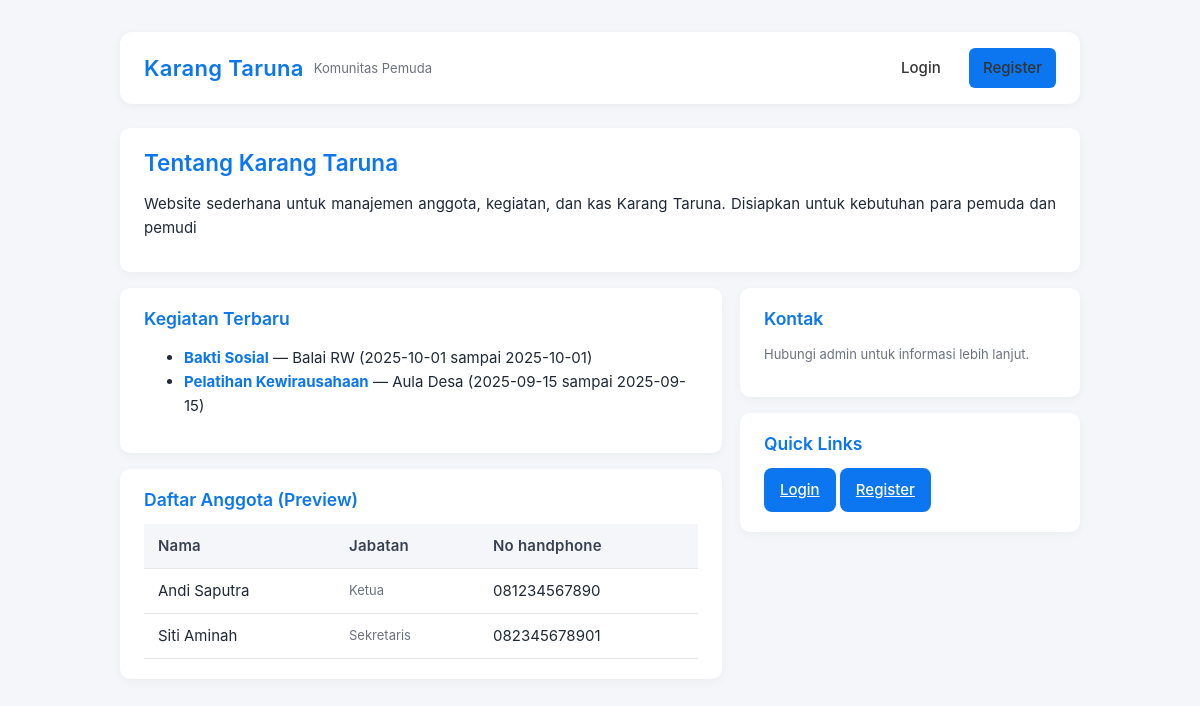
The page / on the database its author committed.
### tables this page shows
CREATE TABLE IF NOT EXISTS kegiatan (
  id INT AUTO_INCREMENT PRIMARY KEY,
  nama_kegiatan VARCHAR(200) NOT NULL,
  tanggal_mulai DATE,
  tanggal_selesai DATE,
  tempat VARCHAR(200),
  deskripsi TEXT
);

CREATE TABLE IF NOT EXISTS anggota (
  id INT AUTO_INCREMENT PRIMARY KEY,
  nik VARCHAR(50),
  nama VARCHAR(150) NOT NULL,
  ttl VARCHAR(150),
  jenis_kelamin VARCHAR(10),
  alamat TEXT,
  phone VARCHAR(30),
  jabatan VARCHAR(100),
  added_at TIMESTAMP DEFAULT CURRENT_TIMESTAMP
);

### index.php (the view, shortened to what this page needs)
<?php
require 'db.php';
?>
<!doctype html>
<html>
<head>
 <link rel="stylesheet" href="css/style.css">
</head>
<body>
 <div class="container">
  <div class="header">
   <div class="brand">
    <h1>Karang Taruna</h1>
    <div class="small">Komunitas Pemuda</div>
   </div>
   <div class="nav">
    <?php if(isset($_SESSION['user'])): ?>
    <span class="small">Hi, <?=htmlspecialchars($_SESSION['user']['full_name'])?></span>
    <a href="logout.php">Logout</a>
    <?php if($_SESSION['user']['role']==='admin'): ?>
    <a class="btn" href="dashboard_admin.php">Admin</a>
    <?php else: ?>
    <a class="btn" href="dashboard_member.php">Member</a>
    <?php endif; ?>
    <?php else: ?>
    <a href="login.php">Login</a>
    <a class="btn" href="register.php">Register</a>
    <?php endif; ?>
   </div>
  </div>
  <div class="card">
   <h2>Tentang Karang Taruna</h2>
   <p>Website sederhana untuk manajemen anggota, kegiatan, dan kas Karang Taruna. Disiapkan untuk kebutuhan para pemuda
    dan pemudi</p>
  </div>
  <div class="grid">
   <div>
    <div class="card">
     <h3>Kegiatan Terbaru</h3>
     <?php
        $q = $conn->query("SELECT nama_kegiatan, tanggal_mulai, tanggal_selesai, tempat FROM kegiatan ORDER BY tanggal_mulai DESC LIMIT 3");
        if($q && $q->num_rows>0){
            echo "<ul>";
            while($r = $q->fetch_assoc()){
                echo "<li><strong>".htmlspecialchars($r['nama_kegiatan'])."</strong> — ".htmlspecialchars($r['tempat'])." (".$r['tanggal_mulai']." sampai ".$r['tanggal_selesai'].")</li>";
            }
            echo "</ul>";
        } else {
            echo "<div class='small'>Belum ada kegiatan.</div>";
        }
        ?>
    </div>
    <div class="card">
     <h3>Daftar Anggota (Preview)</h3>
     <?php
        $a = $conn->query("SELECT nama, jabatan, phone FROM anggota ORDER BY nama LIMIT 10");
        if($a && $a->num_rows>0){
            echo "<table class='table'>
            <thead>
            <tr>
            <th>Nama</th>
            <th>Jabatan</th>
            <th>No handphone</th>
            </tr>
            </thead
            ><tbody>";
            while($row = $a->fetch_assoc()){
                echo "<tr><td>".htmlspecialchars($row['nama'])."</td><td class='small'>".htmlspecialchars($row['jabatan'])."</td><td>".htmlspecialchars($row['phone'])."</td></tr>";
            }
            echo "</tbody></table>";
        } else {
            echo "<div class='small'>Belum ada anggota.</div>";
        }
        ?>
    </div>
   </div>
   <div>
    <div class="card">
     <h3>Kontak</h3>
     <p class="small">Hubungi admin untuk informasi lebih lanjut.</p>
    </div>
    <div class="card">
     <h3>Quick Links</h3>
     <a class="btn" href="login.php">Login</a>
     <a class="btn" href="register.php">Register</a>
    </div>
   </div>
  </div>
 </div>
</body>
</html>

### css/style.css (style rules this page uses)
:root { --primary: #0b76ef; --muted: #f4f6f9; --card: #ffffff; --text: #1f2937; --border: #e5e7eb; --danger: #ef4444; }
* { box-sizing: border-box; font-family: "Inter", Arial, sans-serif; }
body { margin:0; background:var(--muted); color:var(--text); line-height:1.6; font-size:15px; }
.container { max-width:1000px; margin:32px auto; padding:0 20px; }
.header { display:flex; justify-content:space-between; align-items:center; margin-bottom:24px; background:var(--card); padding:16px 24px; border-radius:12px; box-shadow:0 2px 8px rgba(0,0,0,0.05); }
.brand { display:flex; align-items:center; gap:10px; }
.brand h1 { margin:0; font-size:22px; color:var(--primary); font-weight:600; letter-spacing:0.3px; }
.nav a { margin-left:10px; text-decoration:none; color:#333; padding:8px 14px; border-radius:6px; transition:all .3s; font-weight:500; }
.card { background:var(--card); padding:20px 24px; border-radius:10px; box-shadow:0 3px 10px rgba(0,0,0,0.04); margin-bottom:16px; }
.card h2, .card h3 { margin-top:0; color:var(--primary); font-weight:600; margin-bottom:12px; }
h1,h2,h3,h4 { line-height:1.3; }
p { margin-bottom:12px; text-align:justify; }
strong { color:var(--primary); }
.table { width:100%; border-collapse:collapse; margin-top:8px; }
.table th, .table td { padding:10px 14px; border-bottom:1px solid var(--border); text-align:left; vertical-align:middle; }
.table th { background:var(--muted); font-weight:600; color:#374151; letter-spacing:0.2px; }
button, .btn { display:inline-block; padding:10px 16px; border:none; border-radius:8px; background:#0b76ef; color:#fff; font-size:15px; font-weight:500; cursor:pointer; transition:background .25s, transform .2s; text-align:center; }
.grid { display:grid; grid-template-columns:1fr 340px; gap:18px; }
.small { font-size:13px; color:#6b7280; }

### rows shown on the page
kegiatan: nama_kegiatan "Bakti Sosial", tempat "Balai RW", tanggal_mulai "2025-10-01", tanggal_selesai "2025-10-01"
kegiatan: nama_kegiatan "Pelatihan Kewirausahaan", tempat "Aula Desa", tanggal_mulai "2025-09-15", tanggal_selesai "2025-09-15"
anggota: nama "Andi Saputra", jabatan "Ketua", phone "081234567890"
anggota: nama "Siti Aminah", jabatan "Sekretaris", phone "082345678901"
